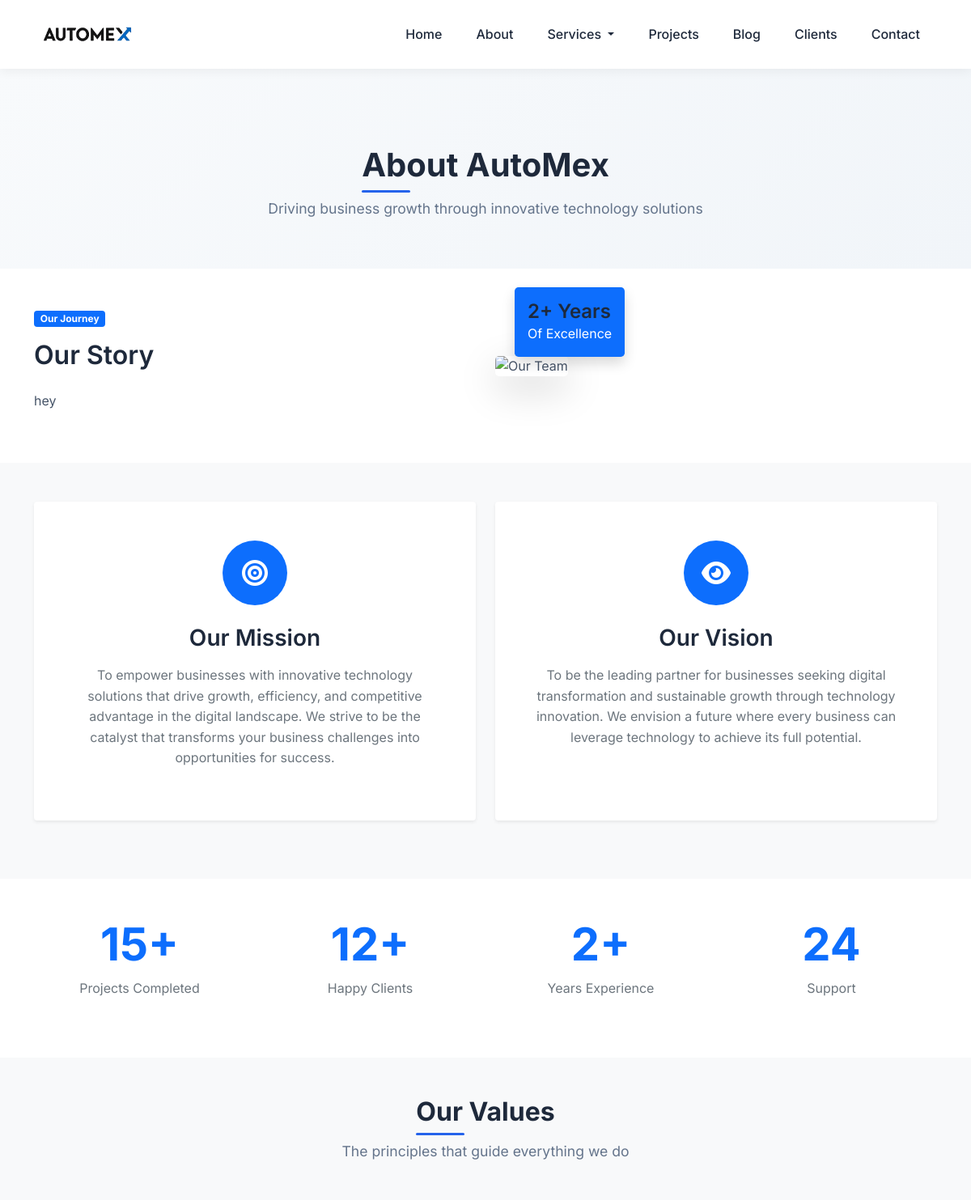
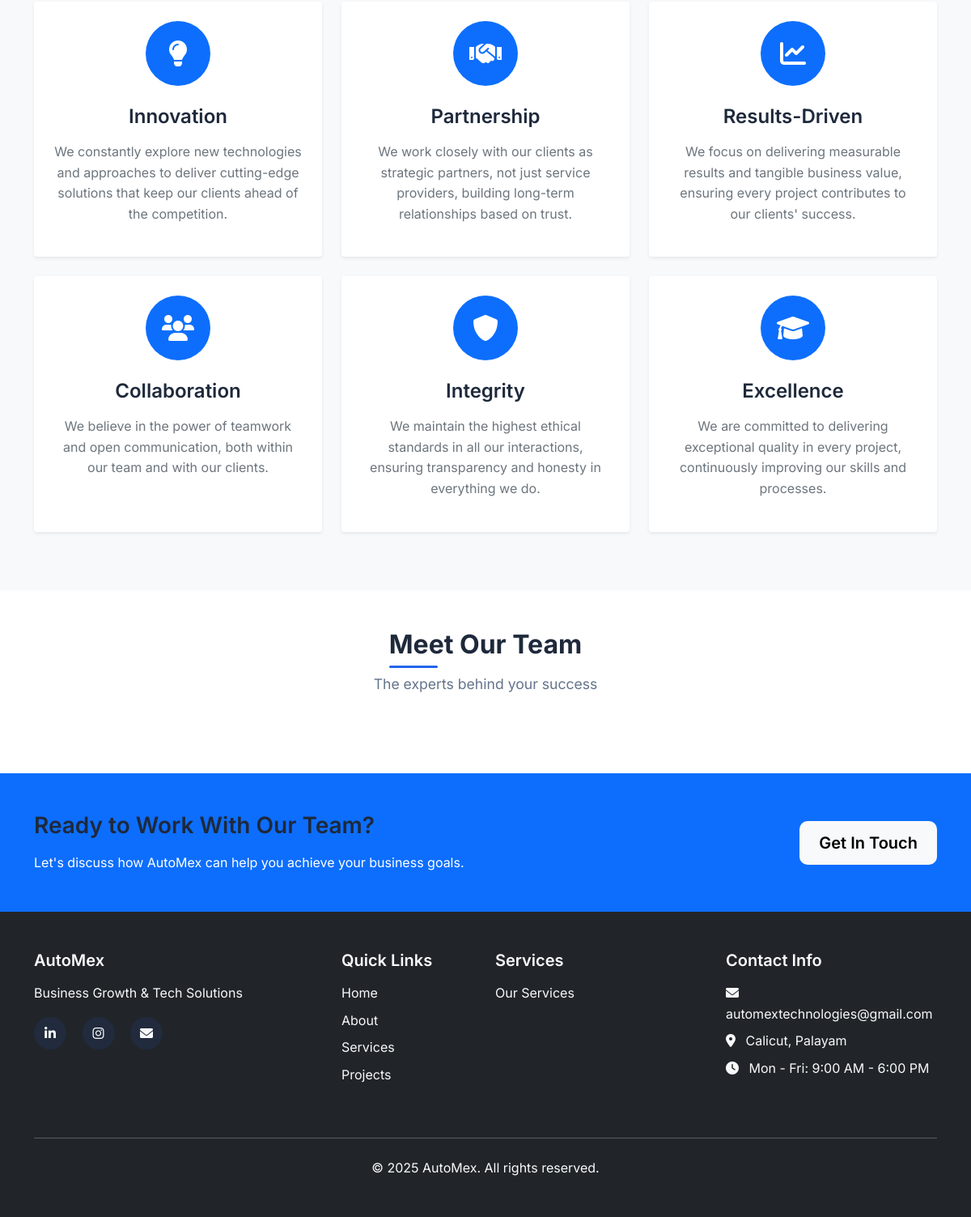
The page /about/ on the database its author committed (2 pictures, top to bottom).
### core/models.py (models this page shows, shortened)
class CompanyInfo(models.Model):
    name = models.CharField(max_length=200, default="AutoMex")
    tagline = models.CharField(max_length=300, default="Business Growth & Tech Solutions")
    description = RichTextField()
    email = models.EmailField(default="info@automex.com")
    phone = models.CharField(max_length=20, default="+1 (555) 123-4567")
    address = models.TextField()
    logo = models.ImageField(upload_to='company/', blank=True, null=True)
    facebook = models.URLField(blank=True)
    twitter = models.URLField(blank=True)
    linkedin = models.URLField(blank=True)
    instagram = models.URLField(blank=True)
    meta_title = models.CharField(max_length=200, blank=True)
    meta_description = models.TextField(blank=True)
    class Meta:
        verbose_name_plural = "Company Info"

### core/views.py (the view)
# urls.py: path('about/', about, name='about'),
def about(request):
    company_info = CompanyInfo.objects.first()
    team_members = TeamMember.objects.filter(is_active=True)
    context = {
        'company_info': company_info,
        'team_members': team_members,
    }
    return render(request, 'about.html', context)

### templates/about.html (shortened to what this page needs)
{% extends 'base.html' %}
{% block content %}
<section class="page-header">
    <div class="container">
        <div class="row">
            <div class="col-lg-12 text-center">
                <h1 class="section-title">About AutoMex</h1>
                <p class="section-subtitle">Driving business growth through innovative technology solutions</p>
            </div>
        </div>
    </div>
</section>
<section class="py-5">
    <div class="container">
        <div class="row align-items-center">
            <div class="col-lg-6">
                <div class="pe-lg-4">
                    <span class="badge bg-primary mb-3">Our Journey</span>
                    <h2 class="mb-4">Our Story</h2>
                    {% if company_info %}
                        {{ company_info.description|safe }}
                    {% endif %}
                </div>
            </div>
            <div class="col-lg-6">
                <div class="position-relative">
                    <img src="https://images.unsplash.com/photo-1552664730-d307ca884978?ixlib=rb-4.0.3&auto=format&fit=crop&w=1000&q=80" alt="Our Team" class="img-fluid rounded-3 shadow-lg">
                    <div class="experience-badge bg-primary text-white p-3 rounded-3 shadow position-absolute bottom-0 start-0 m-4">
                        <h4 class="mb-0">2+ Years</h4>
                        <p class="mb-0">Of Excellence</p>
                    </div>
                </div>
            </div>
        </div>
    </div>
</section>
<section class="py-5 bg-light">
    <div class="container">
        <div class="row">
            <div class="col-lg-6 mb-4">
                <div class="card h-100 text-center border-0 shadow-sm mission-vision-card">
                    <div class="card-body p-4 p-md-5">
                        <div class="icon-wrapper bg-primary text-white rounded-circle mx-auto mb-4">
                            <i class="fas fa-bullseye fa-2x"></i>
                        </div>
                        <h3 class="mb-3">Our Mission</h3>
                        <p class="text-muted">To empower businesses with innovative technology solutions that drive growth, efficiency, and competitive advantage in the digital landscape. We strive to be the catalyst that transforms your business challenges into opportunities for success.</p>
                    </div>
                </div>
            </div>
            <div class="col-lg-6 mb-4">
                <div class="card h-100 text-center border-0 shadow-sm mission-vision-card">
                    <div class="card-body p-4 p-md-5">
                        <div class="icon-wrapper bg-primary text-white rounded-circle mx-auto mb-4">
                            <i class="fas fa-eye fa-2x"></i>
                        </div>
                        <h3 class="mb-3">Our Vision</h3>
                        <p class="text-muted">To be the leading partner for businesses seeking digital transformation and sustainable growth through technology innovation. We envision a future where every business can leverage technology to achieve its full potential.</p>
                    </div>
                </div>
            </div>
        </div>
    </div>
</section>
<section class="py-5">
    <div class="container">
        <div class="row text-center">
            <div class="col-lg-3 col-md-6 mb-4">
                <div class="stat-item">
                    <h3 class="display-4 text-primary fw-bold mb-2">15+</h3>
                    <p class="text-muted mb-0">Projects Completed</p>
                </div>
            </div>
            <div class="col-lg-3 col-md-6 mb-4">
                <div class="stat-item">
                    <h3 class="display-4 text-primary fw-bold mb-2">12+</h3>
                    <p class="text-muted mb-0">Happy Clients</p>
                </div>
            </div>
            <div class="col-lg-3 col-md-6 mb-4">
                <div class="stat-item">
                    <h3 class="display-4 text-primary fw-bold mb-2">2+</h3>
                    <p class="text-muted mb-0">Years Experience</p>
                </div>
            </div>
            <div class="col-lg-3 col-md-6 mb-4">
                <div class="stat-item">
                    <h3 class="display-4 text-primary fw-bold mb-2">24/7</h3>
                    <p class="text-muted mb-0">Support</p>
                </div>
            </div>
        </div>
    </div>
</section>
<section class="py-5 bg-light">
    <div class="container">
        <div class="text-center mb-5">
            <h2 class="section-title">Our Values</h2>
            <p class="section-subtitle">The principles that guide everything we do</p>
        </div>
        <div class="row">
            <div class="col-lg-4 col-md-6 mb-4">
                <div class="card h-100 text-center border-0 shadow-sm value-card">
                    <div class="card-body p-4">
                        <div class="icon-wrapper bg-primary text-white rounded-circle mx-auto mb-4">
                            <i class="fas fa-lightbulb fa-2x"></i>
                        </div>
                        <h4 class="mb-3">Innovation</h4>
                        <p class="text-muted">We constantly explore new technologies and approaches to deliver cutting-edge solutions that keep our clients ahead of the competition.</p>
                    </div>
                </div>
            </div>
            <div class="col-lg-4 col-md-6 mb-4">
                <div class="card h-100 text-center border-0 shadow-sm value-card">
                    <div class="card-body p-4">
                        <div class="icon-wrapper bg-primary text-white rounded-circle mx-auto mb-4">
                            <i class="fas fa-handshake fa-2x"></i>
                        </div>
                        <h4 class="mb-3">Partnership</h4>
                        <p class="text-muted">We work closely with our clients as strategic partners, not just service providers, building long-term relationships based on trust.</p>
                    </div>
                </div>
            </div>
            <div class="col-lg-4 col-md-6 mb-4">
                <div class="card h-100 text-center border-0 shadow-sm value-card">
                    <div class="card-body p-4">
                        <div class="icon-wrapper bg-primary text-white rounded-circle mx-auto mb-4">
                            <i class="fas fa-chart-line fa-2x"></i>
                        </div>
                        <h4 class="mb-3">Results-Driven</h4>
                        <p class="text-muted">We focus on delivering measurable results and tangible business value, ensuring every project contributes to our clients' success.</p>
                    </div>
                </div>
            </div>
            <div class="col-lg-4 col-md-6 mb-4">
                <div class="card h-100 text-center border-0 shadow-sm value-card">
                    <div class="card-body p-4">
                        <div class="icon-wrapper bg-primary text-white rounded-circle mx-auto mb-4">
                            <i class="fas fa-users fa-2x"></i>
                        </div>
                        <h4 class="mb-3">Collaboration</h4>
                        <p class="text-muted">We believe in the power of teamwork and open communication, both within our team and with our clients.</p>
                    </div>
                </div>
            </div>
            <div class="col-lg-4 col-md-6 mb-4">
                <div class="card h-100 text-center border-0 shadow-sm value-card">
                    <div class="card-body p-4">
                        <div class="icon-wrapper bg-primary text-white rounded-circle mx-auto mb-4">
                            <i class="fas fa-shield-alt fa-2x"></i>
                        </div>
                        <h4 class="mb-3">Integrity</h4>
                        <p class="text-muted">We maintain the highest ethical standards in all our interactions, ensuring transparency and honesty in everything we do.</p>
                    </div>
                </div>
            </div>
            <div class="col-lg-4 col-md-6 mb-4">
                <div class="card h-100 text-center border-0 shadow-sm value-card">
                    <div class="card-body p-4">
                        <div class="icon-wrapper bg-primary text-white rounded-circle mx-auto mb-4">
                            <i class="fas fa-graduation-cap fa-2x"></i>
                        </div>
                        <h4 class="mb-3">Excellence</h4>
                        <p class="text-muted">We are committed to delivering exceptional quality in every project, continuously improving our skills and processes.</p>
                    </div>
                </div>
            </div>
        </div>
    </div>
</section>
<section class="py-5">
    <div class="container">
        <div class="text-center mb-5">
            <h2 class="section-title">Meet Our Team</h2>
            <p class="section-subtitle">The experts behind your success</p>
        </div>
    </div>
</section>
<section class="py-5 bg-primary text-white">
    <div class="container">
        <div class="row align-items-center">
            <div class="col-lg-8">
                <h3 class="mb-3">Ready to Work With Our Team?</h3>
                <p class="mb-0">Let's discuss how AutoMex can help you achieve your business goals.</p>
            </div>
            <div class="col-lg-4 text-lg-end">
                <a href="{% url 'contact' %}" class="btn btn-light btn-lg">Get In Touch</a>
            </div>
        </div>
    </div>
</section>
{% endblock %}

### templates/base.html (shortened to what this page needs)
<!DOCTYPE html>
<html lang="en">
<head>
    <link href="https://cdn.jsdelivr.net/npm/bootstrap@5.1.3/dist/css/bootstrap.min.css" rel="stylesheet">
    <link rel="stylesheet" href="https://cdnjs.cloudflare.com/ajax/libs/font-awesome/6.0.0/css/all.min.css">
    <link rel="stylesheet" href="https://cdnjs.cloudflare.com/ajax/libs/animate.css/4.1.1/animate.min.css">
</head>
<body>
    <nav class="navbar navbar-expand-lg navbar-light fixed-top">
        <div class="container">
            <a class="navbar-brand" href="{% url 'home' %}">
                <img src="/static/images/logo.png" alt="AutoMex Logo">
            </a>
            <div class="collapse navbar-collapse" id="navbarNav">
                <ul class="navbar-nav ms-auto">
                    <li class="nav-item">
                        <a class="nav-link" href="{% url 'home' %}">Home</a>
                    </li>
                    <li class="nav-item">
                        <a class="nav-link" href="{% url 'about' %}">About</a>
                    </li>
                    <li class="nav-item dropdown">
                        <a class="nav-link dropdown-toggle" href="#" id="servicesDropdown" role="button" data-bs-toggle="dropdown">
                            Services
                        </a>
                    </li>
                    <li class="nav-item">
                        <a class="nav-link" href="{% url 'project_list' %}">Projects</a>
                    </li>
                    <li class="nav-item">
                        <a class="nav-link" href="{% url 'post_list' %}">Blog</a>
                    </li>
                    <li class="nav-item">
                        <a class="nav-link" href="{% url 'client_list' %}">Clients</a>
                    </li>
                    <li class="nav-item">
                        <a class="nav-link" href="{% url 'contact' %}">Contact</a>
                    </li>
                </ul>
            </div>
        </div>
    </nav>
    <main>
        {% block content %}
        {% endblock %}
    </main>
    <footer class="bg-dark text-light py-5">
        <div class="container">
            <div class="row">
                <div class="col-lg-4 col-md-6 mb-4">
                    <h5 class="mb-3 text-light d-flex align-items-center">
                        {% if company_info %}{{ company_info.name }}{% else %}AutoMex{% endif %}
                    </h5>
                    <p class="mb-3">{% if company_info %}{{ company_info.tagline }}{% else %}Business Growth & Tech Solutions{% endif %}</p>
                    <div class="social-links">
                        <a href="https://www.linkedin.com/in/automex-solutions" class="text-light" target="_blank"><i class="fab fa-linkedin-in"></i></a>
                        <a href="https://instagram.com/automex.in" class="text-light" target="_blank"><i class="fab fa-instagram"></i></a>
                        <a href="mailto:automextechnologies@gmail.com" class="text-light"><i class="fas fa-envelope"></i></a>
                    </div>
                </div>
                <div class="col-lg-2 col-md-6 mb-4">
                    <h5 class="mb-3 text-light">Quick Links</h5>
                    <ul class="list-unstyled">
                        <li class="mb-2"><a href="{% url 'home' %}" class="text-light text-decoration-none">Home</a></li>
                        <li class="mb-2"><a href="{% url 'about' %}" class="text-light text-decoration-none">About</a></li>
                        <li class="mb-2"><a href="{% url 'service_list' %}" class="text-light text-decoration-none">Services</a></li>
                        <li class="mb-2"><a href="{% url 'project_list' %}" class="text-light text-decoration-none">Projects</a></li>
                    </ul>
                </div>
                <div class="col-lg-3 col-md-6 mb-4">
                    <h5 class="mb-3 text-light">Services</h5>
                    <ul class="list-unstyled">
                        {% for service in services|slice:":4" %}
                        <li class="mb-2"><a href="{% url 'service_detail' service.slug %}" class="text-light text-decoration-none">{{ service.title }}</a></li>
                        {% empty %}
                        <li class="mb-2"><a href="{% url 'service_list' %}" class="text-light text-decoration-none">Our Services</a></li>
                        {% endfor %}
                    </ul>
                </div>
                <div class="col-lg-3 col-md-6 mb-4">
                    <h5 class="mb-3 text-light">Contact Info</h5>
                    <p class="mb-2"><i class="fas fa-envelope me-2"></i> automextechnologies@gmail.com</p>
                    <p class="mb-2"><i class="fas fa-map-marker-alt me-2"></i> Calicut, Palayam</p>
                    <p class="mb-0"><i class="fas fa-clock me-2"></i> Mon - Fri: 9:00 AM - 6:00 PM</p>
                </div>
            </div>
            <hr class="bg-light my-4">
            <div class="text-center">
                <p class="mb-0">&copy; 2025 {% if company_info %}{{ company_info.name }}{% else %}AutoMex{% endif %}. All rights reserved.</p>
            </div>
        </div>
    </footer>
</body>
</html>

### rows shown on the page
CompanyInfo: description "hey", name "AutoMex", tagline "Business Growth & Tech Solutions"
